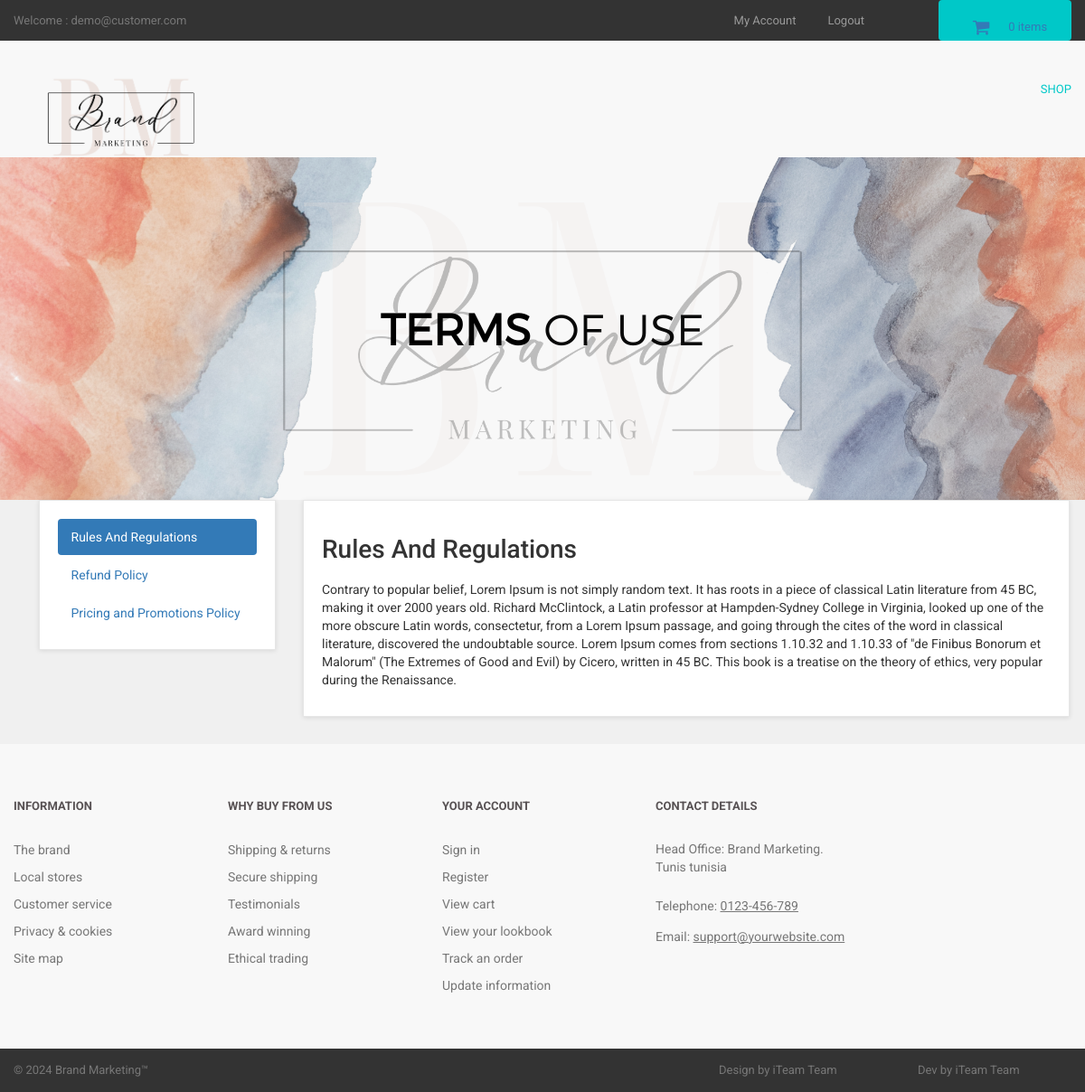
The page /terms.php (signed in) on the database its author committed.
### tables this page shows
CREATE TABLE `terms` (
  `term_id` int(10) NOT NULL,
  `term_title` varchar(100) NOT NULL,
  `term_link` varchar(100) NOT NULL,
  `term_desc` text NOT NULL
);

### terms.php (the view, shortened to what this page needs)
<?php
include("includes/db.php");
include("includes/header.php");
include("includes/main.php");
?>
  <main>
    <div class="nero">
      <div class="nero__heading">
        <span class="nero__bold">Terms</span> of use
      </div>
    </div>
  </main>
<div id="content">
<div class="container">
<div class="col-md-3">
<div class="box">
<ul class="nav nav-pills nav-stacked">
<?php
$get_terms = "select * from terms LIMIT 0,1";
$run_terms = mysqli_query($con,$get_terms);
while($row_terms = mysqli_fetch_array($run_terms)){
$term_title = $row_terms['term_title'];
$term_link = $row_terms['term_link'];
?>
<li class="active">
<a data-toggle="pill" href="#<?php echo $term_link; ?>">
<?php echo $term_title; ?>
</a>
</li>
<?php } ?>
<?php
$count_terms = "select * from terms";
$run_count = mysqli_query($con,$count_terms);
$count = mysqli_num_rows($run_count);
$get_terms = "select * from terms LIMIT 1,$count";
$run_terms = mysqli_query($con,$get_terms);
while($row_terms = mysqli_fetch_array($run_terms)){
$term_title = $row_terms['term_title'];
$term_link = $row_terms['term_link'];
?>
<li>
<a data-toggle="pill" href="#<?php echo $term_link; ?>">
<?php echo $term_title; ?>
</a>
</li>
<?php } ?>
</ul>
</div>
</div>
<div class="col-md-9">
<div class="box">
<div class="tab-content" >
<?php
$get_terms = "select * from terms LIMIT 0,1";
$run_terms = mysqli_query($con,$get_terms);
while($row_terms = mysqli_fetch_array($run_terms)){
$term_title = $row_terms['term_title'];
$term_desc = $row_terms['term_desc'];
$term_link = $row_terms['term_link'];
?>
<div id="<?php echo $term_link; ?>" class="tab-pane fade in active" >
<h1> <?php echo $term_title; ?>  </h1>
<p> <?php echo $term_desc; ?> </p>
</div>
<?php } ?>
</div>
</div>
</div>
</div>
</div>
<?php
include("includes/footer.php");
?>
</body>
</html>

### styles/backend.css (style rules this page uses)
html { font-family: "Roboto", Helvetica, Arial, sans-serif; line-height: 1.15; -ms-text-size-adjust: 100%; -webkit-text-size-adjust: 100% }
body { margin: 0 }
h1 { font-size: 2em; margin: .67em 0 }
figcaption, figure, main { display: block }
a { background-color: transparent; -webkit-text-decoration-skip: objects }
html { box-sizing: border-box }
body { min-width: 1190px; font-family: Montserrat, sans-serif; font-weight: 400; background-color: white; }
.container { width: 1170px; margin: 0 auto }
.nero { padding-top: 160px; padding-bottom: 140px; font-family: 'montserratlight', sans-serif; text-align: center; text-transform: uppercase; color: #FFF; background: #666 url("../images/banner-ave.jpg") no-repeat; background-size: cover; background-position: center; }
.nero__heading { font-size: 48px; color: #090909; }
.nero__bold { font-weight: 700; color: #000000; }

### styles/style.css (style rules this page uses)
body { font-family: "Roboto", Helvetica, Arial, sans-serif; font-size: 14px; line-height: 1.42857143; color: #333333; background-color: #f0f0f0; overflow-x: hidden; }
.box { background: #fff; margin: 0 0 30px; border: solid 1px #e6e6e6; box-sizing: border-box; padding:20px; box-shadow: 0 1px 5px rgba(0, 0, 0, 0.1); }
#content { padding-left:25px; }

### rows shown on the page
terms: term_title "Rules And Regulations", term_desc "Contrary to popular belief, Lorem Ipsum is not simply random text. It has roots in a piece of classical Latin literature from 45 BC, making it over 2000 years old. Richard McClintock, a Latin professor at Hampden-Sydney College in Virginia, looked up one of the more obscure Latin words, consectetur, from a Lorem Ipsum passage, and going through the cites of the word in classical literature, discovered the undoubtable source. Lorem Ipsum comes from sections 1.10.32 and 1.10.33 of \"de Finibus Bonorum et Malorum\" (The Extremes of Good and Evil) by Cicero, written in 45 BC. This book is a treatise on the theory of ethics, very popular during the Renaissance."
terms: term_title "Refund Policy"
terms: term_title "Pricing and Promotions Policy"

### other values the page prints
$_SESSION['customer_email'] "demo@customer.com"
$count_items "0"
